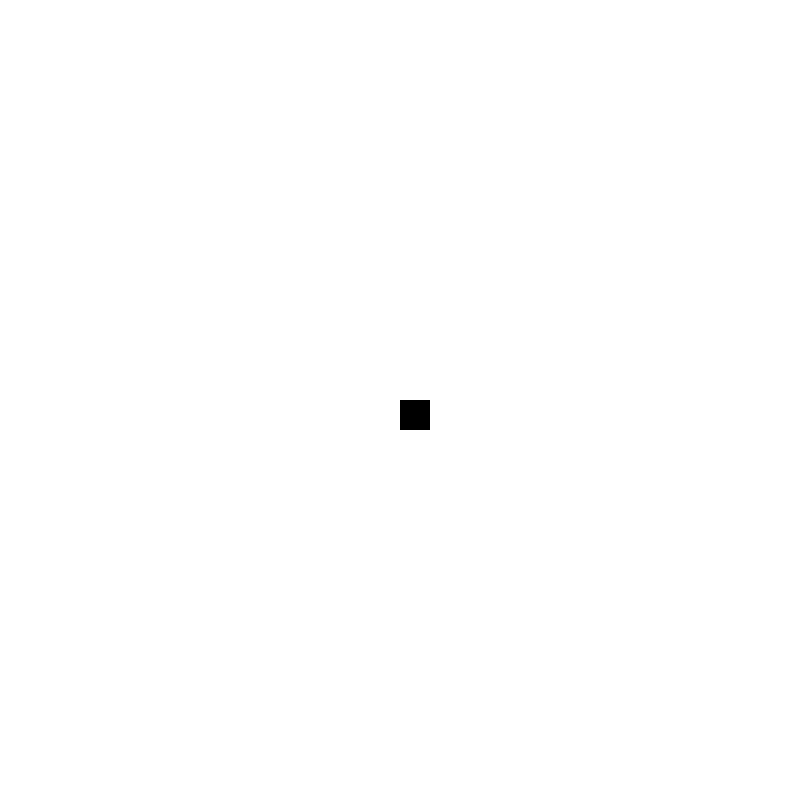
Frame 1 (no input)
Frame 60 (the mouse pressed at the canvas centre just before this capture): identical to frame 1, image omitted
Frame 120 (the mouse held since frame 60 and released just before this capture): identical to frame 1, image omitted

The Processing sketch that drew this single still picture (run headless with seeded random() and noise(); from frame 60 on, the mouse is pressed at the canvas centre):

// Processing sketch: ex_7_return_value
// ── ex_7_return_value.pde
/**
 * A simple helper function with a return value
 *
 * https://processing.org/reference/return.html
 */

/* x,y location of the square
 * and size of the square */
int x = 400;
int y = 400;
int size = 30;

void setup() { // setup has a return type of "void" meaning it doesn't return anything
  size(800, 800);
  background(255);
  noStroke();
}

void draw() {  // draw has a return type of "void" meaning it doesn't return anything
  boolean answer = isInsideSquare();
  
  if (answer == true) {
    fill(#F519C2);
  } else {
    fill(0);
  }

  rect(x, y, size, size);
}

/* isInsideSquare
 *
 * returns true if the mouse is inside the square
 * otherwise returns false
 *
 * isInsideSquare has a return type of "boolen"
 * which means it must return a boolean value by saying return … somewhere.
 */
boolean isInsideSquare() { 
  /* standard "is mouse inside a square calculation"
   * is mouse to the left of X coordinate, to the left of x-coord plus width of square */
  if (mouseX > x && mouseX < x+size
    && mouseY > y && mouseY < y+size) {
    return true; // this function immediately quits returning the value true
  } else {
    return false; // this function immediately quits returning the value false
  }
}
